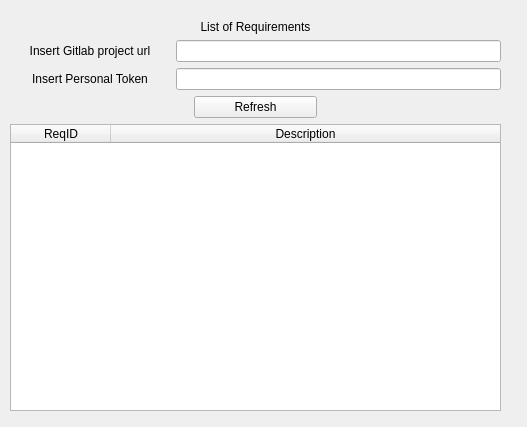
<?xml version="1.0" encoding="UTF-8"?>
<ui version="4.0">
 <class>GitLabRequirements</class>
 <widget class="QWidget" name="GitLabRequirements">
  <property name="geometry">
   <rect>
    <x>0</x>
    <y>0</y>
    <width>527</width>
    <height>427</height>
   </rect>
  </property>
  <property name="sizePolicy">
   <sizepolicy hsizetype="Fixed" vsizetype="Preferred">
    <horstretch>0</horstretch>
    <verstretch>6</verstretch>
   </sizepolicy>
  </property>
  <property name="windowTitle">
   <string>Form</string>
  </property>
  <widget class="QWidget" name="gridLayoutWidget">
   <property name="geometry">
    <rect>
     <x>10</x>
     <y>20</y>
     <width>491</width>
     <height>391</height>
    </rect>
   </property>
   <layout class="QGridLayout" name="gridLayout">
    <item row="3" column="0">
     <widget class="QLabel" name="TokenLabel">
      <property name="toolTip">
       <string>To create a personal access token, go to  Profile &gt; Preferences &gt; Access Tokens 
 in your gitlab server</string>
      </property>
      <property name="text">
       <string>Insert Personal Token</string>
      </property>
      <property name="alignment">
       <set>Qt::AlignCenter</set>
      </property>
     </widget>
    </item>
    <item row="5" column="0" colspan="3">
     <widget class="QTableWidget" name="AllRequirements">
      <attribute name="horizontalHeaderStretchLastSection">
       <bool>true</bool>
      </attribute>
      <column>
       <property name="text">
        <string>ReqID</string>
       </property>
      </column>
      <column>
       <property name="text">
        <string>Description</string>
       </property>
      </column>
     </widget>
    </item>
    <item row="3" column="1" colspan="2">
     <widget class="QLineEdit" name="TokenLineEdit"/>
    </item>
    <item row="2" column="1" colspan="2">
     <widget class="QLineEdit" name="UrlLineEdit"/>
    </item>
    <item row="4" column="0" colspan="3" alignment="Qt::AlignHCenter">
     <widget class="QPushButton" name="Refresh">
      <property name="sizePolicy">
       <sizepolicy hsizetype="Fixed" vsizetype="Fixed">
        <horstretch>0</horstretch>
        <verstretch>0</verstretch>
       </sizepolicy>
      </property>
      <property name="minimumSize">
       <size>
        <width>123</width>
        <height>0</height>
       </size>
      </property>
      <property name="text">
       <string>Refresh</string>
      </property>
     </widget>
    </item>
    <item row="2" column="0">
     <widget class="QLabel" name="UrlLabel">
      <property name="text">
       <string>Insert Gitlab project url</string>
      </property>
      <property name="alignment">
       <set>Qt::AlignCenter</set>
      </property>
     </widget>
    </item>
    <item row="0" column="0" colspan="3">
     <widget class="QLabel" name="TitleLabel">
      <property name="sizePolicy">
       <sizepolicy hsizetype="Preferred" vsizetype="Fixed">
        <horstretch>0</horstretch>
        <verstretch>3</verstretch>
       </sizepolicy>
      </property>
      <property name="text">
       <string>List of Requirements</string>
      </property>
      <property name="alignment">
       <set>Qt::AlignCenter</set>
      </property>
     </widget>
    </item>
   </layout>
  </widget>
 </widget>
 <resources/>
 <connections/>
</ui>
